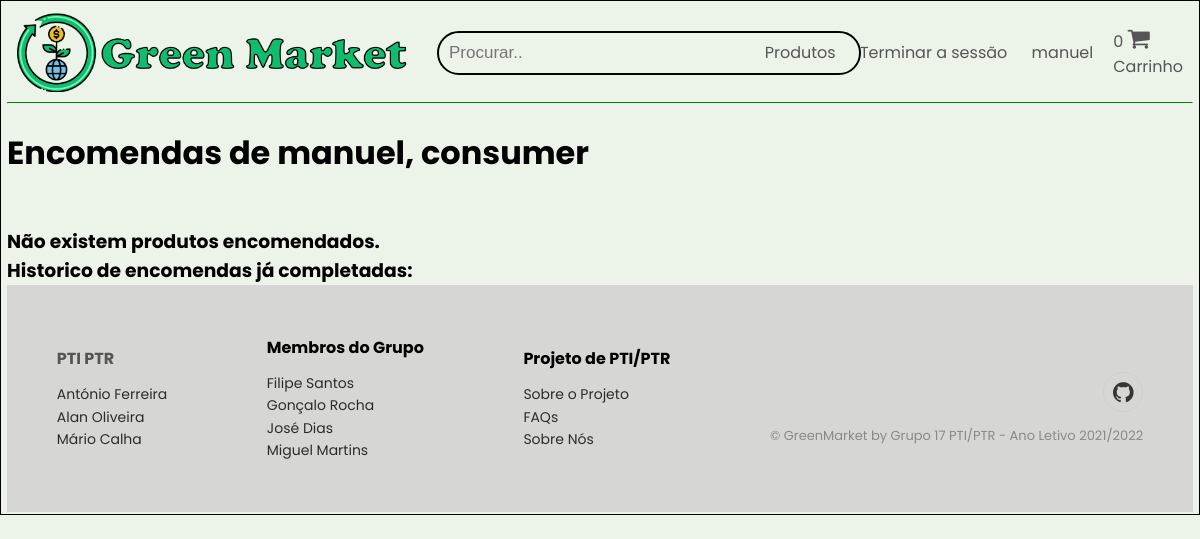
The app's page /php/c_orders.php (signed in), older data.
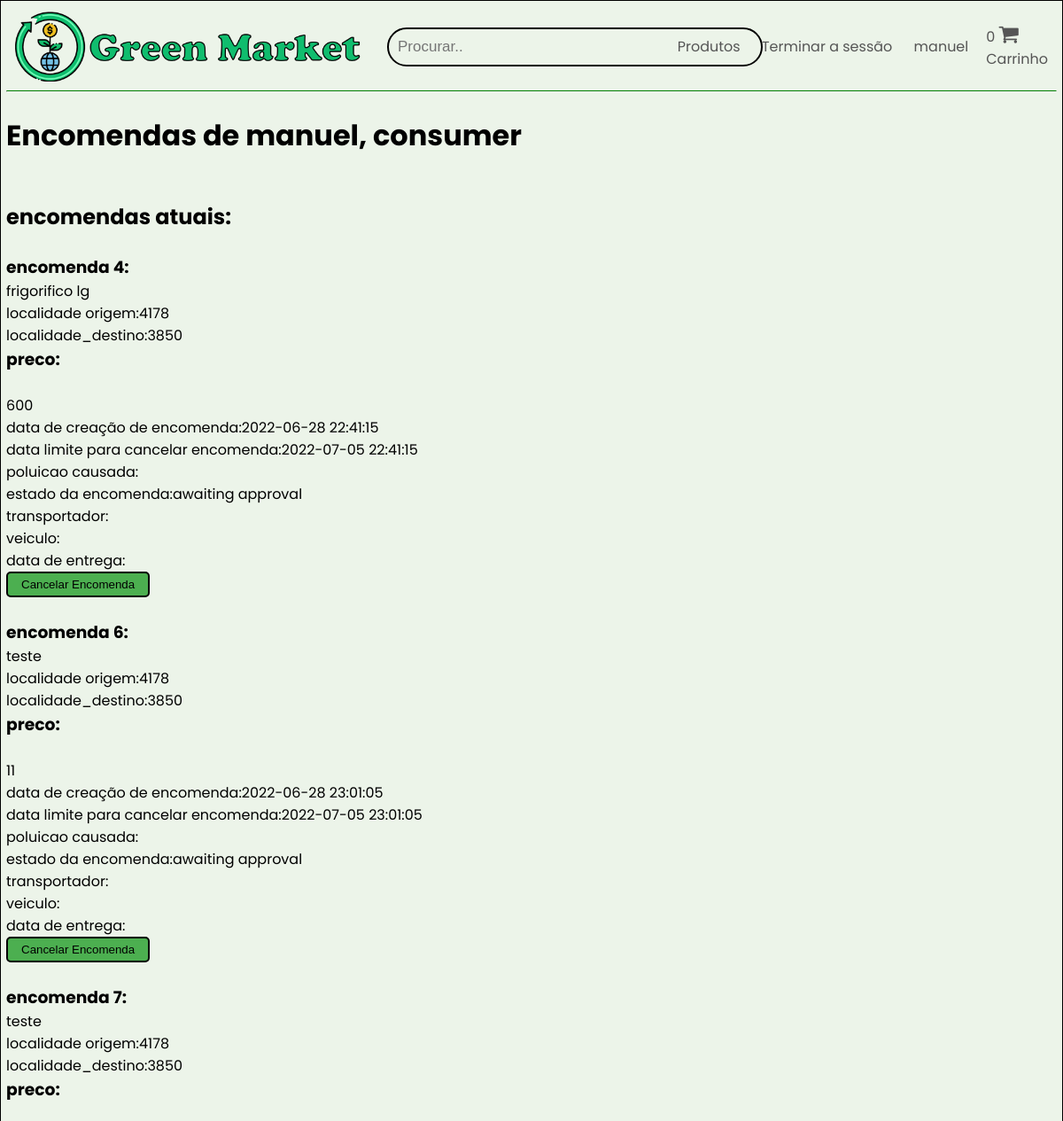
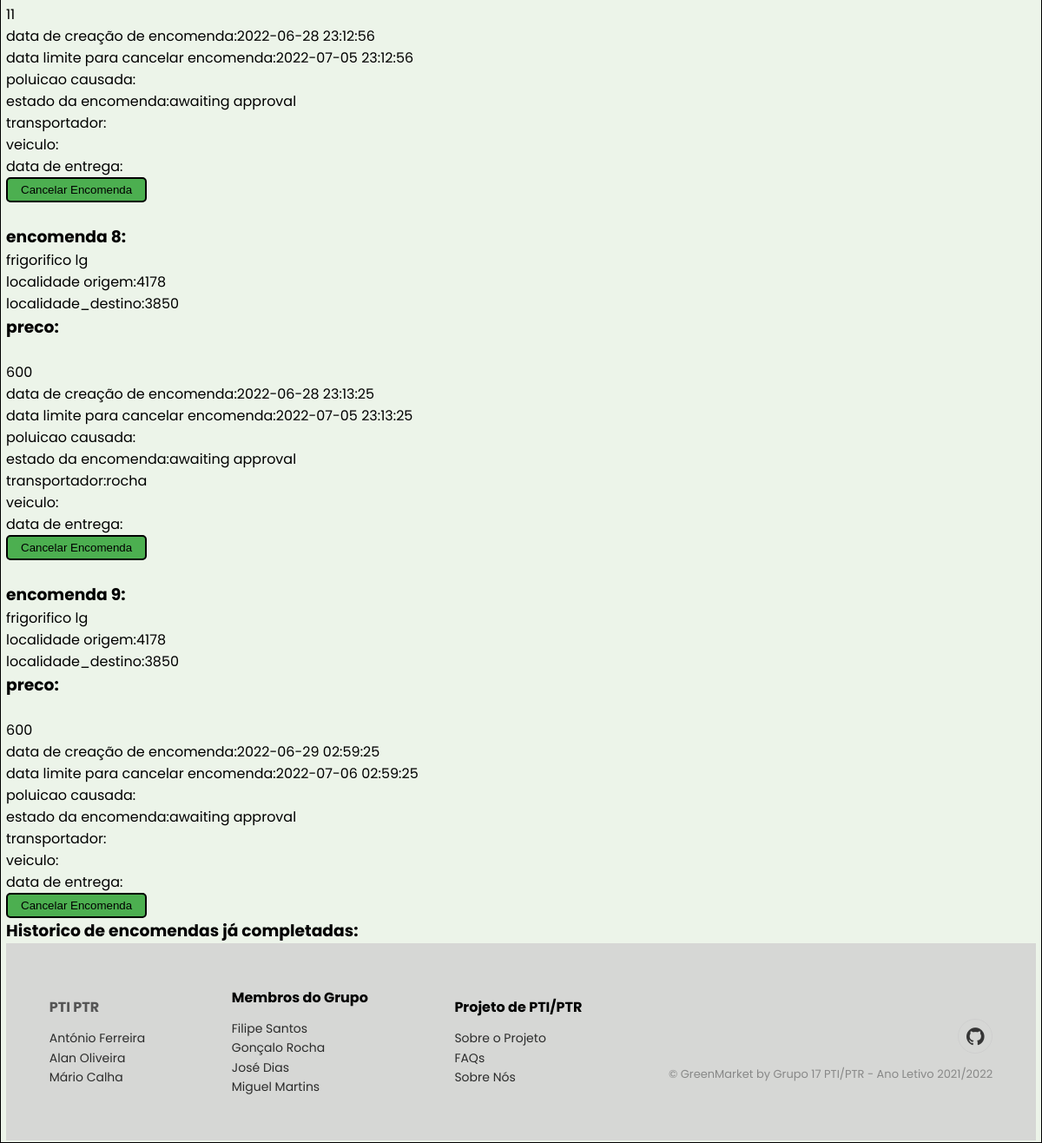
The same page, newer data (2 pictures, top to bottom).
### tables this page shows
CREATE TABLE `order_info` (
  `order_id` int NOT NULL AUTO_INCREMENT,
  `product_id` int DEFAULT NULL,
  `consumer_id` int DEFAULT NULL,
  `consumer_name` varchar(45) DEFAULT NULL,
  `supplier_id` int DEFAULT NULL,
  `product_name` varchar(45) DEFAULT NULL,
  `postalcode_origin` int DEFAULT NULL,
  `postalcode_destin` int DEFAULT NULL,
  `price` int DEFAULT NULL,
  `creation_date` datetime DEFAULT NULL,
  `cancelation_date` datetime DEFAULT NULL,
  `pollution` int DEFAULT NULL,
  `status` varchar(45) DEFAULT 'awaiting approval',
  `transporter_id` int DEFAULT NULL,
  `transporter_name` varchar(45) DEFAULT NULL,
  `vehicle_id` varchar(45) DEFAULT NULL,
  `vehicle_name` varchar(45) DEFAULT NULL,
  `delivery_date` datetime DEFAULT NULL,
  PRIMARY KEY (`order_id`)
);

### php/c_orders.php (the view, shortened to what this page needs)
<?php
include "openconn.php";
?>
<!DOCTYPE html>
<html lang="pt">
    <head>
        <link rel="stylesheet" type="text/css" href="../html/css/homepage.css">
        <link rel="stylesheet" href="https://cdn.jsdelivr.net/npm/@fortawesome/fontawesome-free@5.15.4/css/fontawesome.min.css">
        <link rel="stylesheet" href="https://stackpath.bootstrapcdn.com/font-awesome/4.7.0/css/font-awesome.min.css">
        <link rel="stylesheet" href="https://cdnjs.cloudflare.com/ajax/libs/ionicons/2.0.1/css/ionicons.min.css">
    </head>
    <body>
    <header class="header">
        <div class="container">
            <div class="navbar">
                <div class="logo">
                    <a href="../php/homepage.php"><img src="../html/imagens/logo.png" width="400px"></a>
                </div>
                <div class="search">
                    <input type="text" placeholder="Procurar..">
                </div>
                <?php if(isset($_SESSION['username'])):  ?>
                <nav>
                    <ul>
                        <li><a href="../php/products.php"> Produtos </a></li>
                        <li><a href="logout.php"> Terminar a sessão </a></li>
                        <li><a href="profile.php"> <?php echo $_SESSION["username"];?> </a></li>
                    </ul>
                </nav>
                <?php endif; ?>
                <?php if($_SESSION['usertype'] == "consumer"):?>
                <?php
                    $userid = $_SESSION['userid'];
                    $query = "SELECT * FROM cart_item WHERE consumer_id='$userid'";
                    $cnum = mysqli_query($conn, $query);
                    $numcitems = mysqli_num_rows($cnum);
                ?>
                    <a href="../php/cart.php" aria-label="<?php echo $numcitems; ?> items in cart" class="nav-a nav-a-2 nav-progressive-attribute" id="nav-cart">
                    <div id="nav-cart-count-container">
                        <span id="nav-cart-count" aria-hidden="true" class="nav-cart-count nav-cart-0 nav-progressive-attribute nav-progressive-content"><?php echo $numcitems; ?></span>
                        <i class="fa fa-shopping-cart" style="font-size:24px"></i>
                    </div>
                    <div id="nav-cart-text-container" class=" nav-progressive-attribute">
                        <span aria-hidden="true" class="nav-line-2">
                        Carrinho
                        </span>
                    </div>
                    </a>
                <?php elseif($_SESSION['usertype'] == "transporter"): ?>
                    <a href="../php/t_order.php"> Encomendas </a>
                <?php elseif($_SESSION['usertype'] == "supplier"): ?>
                    <a href="../php/s_order.php"> Encomendas </a>
                <?php endif ?>
            </div>
            <hr>
        </div>
    </header>
        <br>
        <h1> Encomendas de <?php echo $_SESSION['username']; ?>, <?php echo  $_SESSION["usertype"];?></h1>
        <br>
        <br>
        <?php
        $userid = $_SESSION['userid'];
        $query = "SELECT * FROM order_info WHERE consumer_id='$userid' AND status!='delivery completed'";
        $res = mysqli_query($conn, $query);
        if(mysqli_num_rows($res) > 0){
            echo "<h2> encomendas atuais: </h2>";
            while($row = mysqli_fetch_array($res)) {
                echo"<ul>";
                echo "<br>";
                echo"<li><h3>encomenda ".$row['order_id'].":</h3>";
                echo "<li>".$row['product_name'];
                echo "<li> localidade origem:";
                echo $row['postalcode_origin'];
                echo "<li> localidade_destino:";
                echo $row['postalcode_destin'];
                echo"<li><h3>preco:</h3><br>";
                echo $row['price'];
                echo "<li> data de creação de encomenda:";
                echo $row['creation_date'];
                echo "<li> data limite para cancelar encomenda:";
                echo $row['cancelation_date'];
                echo "<li> poluicao causada:";
                echo "<li> estado da encomenda:";
                echo $row['status'];
                echo "<li>transportador:";
                echo $row['transporter_name'];
                echo "<li>veiculo:";
                echo "<br>data de entrega:";
                echo "</ul>";
                $current_date =  date("Y-m-d H:i:s");
                $cancelation_date = $row['cancelation_date'];
                $diff_dates = date_diff(date_create($current_date) , date_create($cancelation_date));
                if($row['cancelation_date'] != NULL && $diff_dates -> format("%R%a days") <= 0 && $row['status'] == 'awaiting approval'){
        ?>
                <form action="c_order_delete.php" method="post">
                    <input type="submit" value="Cancelar Encomenda" name="encomendar">
                </form>
        <?php
                }
            }
        }elseif(mysqli_num_rows($res) == 0){
            echo "<h3> Não existem produtos encomendados. </h3>";
        }else{
            echo "<h3> erro a encontrar encomendas. </h3>";
        }
        ?>
        <h3>Historico de encomendas já completadas:</h3>
        <div class="footer-clean">
            <footer>
                <div class="container">
                    <div class="row justify-content-center">
                        <div class="col-sm-4 col-md-3 item">
                            <h3>
                                <a href="https://fenix.ciencias.ulisboa.pt/degrees/tecnologias-de-informacao-564500436615450/disciplina-curricular/2253530685505944">PTI</a>
                                <a href="https://fenix.ciencias.ulisboa.pt/degrees/tecnologias-de-informacao-564500436615450/disciplina-curricular/2253530685505943">PTR</a>
                            </h3>
                            <ul>
                                <li><a href="https://ciencias.ulisboa.pt/pt/perfil/amferreira">António Ferreira</a></li>
                                <li><a href="https://ciencias.ulisboa.pt/perfil/aodsa">Alan Oliveira</a></li>
                                <li><a href="https://ciencias.ulisboa.pt/pt/perfil/mcalha">Mário Calha</a></li>
                            </ul>
                        </div>
                        <div class="col-sm-4 col-md-3 item">
                            <h3>Membros do Grupo</h3>
                            <ul>
                                <li><a href="">Filipe Santos</a></li>
                                <li><a href="">Gonçalo Rocha</a></li>
                                <li><a href="">José Dias</a></li>
                                <li><a href="">Miguel Martins</a></li>
                            </ul>
                        </div>
                        <div class="col-sm-4 col-md-3 item">
                            <h3>Projeto de PTI/PTR</h3>
                            <ul>
                                <li><a href="../html/welcome.html">Sobre o Projeto</a></li>
                                <li><a href="#">FAQs</a></li>
                                <li><a href="#">Sobre Nós</a></li>
                            </ul>
                        </div>
                        <div class="col-lg-3 item social"><a href="https://github.com/ptiptr17/PTIPTR17_2021-2022"><i class="fa fa-github"></i></a>
                            <p class="copyright">© GreenMarket by Grupo 17 PTI/PTR - Ano Letivo 2021/2022</p>
                        </div>
                    </div>
                </div>
            </footer>
        </div>
    </body>
</html>

### html/css/homepage.css (style rules this page uses)
* { margin: 0; padding: 0; box-sizing: border-box; }
body { font-family: "Poppins", sans-serif; }
.navbar { display: flex; align-items: center; padding: 10px; }
nav { flex: 1; text-align: right; }
nav ul { display: inline-block; list-style-type: none; }
nav ul li { display: inline-block; margin-right: 20px; }
a { text-decoration: none; color: #555; }
p { color: #555; }
.container { max-width: 1300px; margin: auto; }
.row { display: flex; align-items:center; flex-wrap: wrap; justify-content: space-around; }
.search input[type=text] { padding: 10px; border: 2px solid black; font-size: 17px; margin-left: 20px; background-color: transparent; border-radius: 25px; width: 160%; }
hr { border-top: 1px solid green; }
.footer-clean { padding:50px 0; background-color:rgba(209, 209, 209, 0.829); color:#000000; }
.footer-clean h3 { margin-top:0; margin-bottom:12px; font-weight:bold; font-size:16px; }
.footer-clean ul { padding:0; list-style:none; line-height:1.6; font-size:14px; margin-bottom:0; }
.footer-clean ul a { color:inherit; text-decoration:none; opacity:0.8; }
.footer-clean .item.social { text-align:right; }
.footer-clean .item.social > a { font-size:24px; width:40px; height:40px; line-height:40px; display:inline-block; text-align:center; border-radius:50%; border:1px solid #ccc; margin-left:10px; margin-top:22px; color:inherit; opacity:0.75; }
.footer-clean .copyright { margin-top:14px; margin-bottom:0; font-size:13px; opacity:0.6; }

### php/c_orders.php (style rules this page uses)
body { background: #ecf4e9; padding: 2px 6px; border-collapse: separate; border: 1px solid #000; }
input[type=submit] { padding:5px 15px; background:#4CAF50; border: 2px solid black; border-radius: 5px; text-align: left; }
img { display: block; margin-left: auto; margin-right: auto }

Row changes from the older to the newer data that the page shows:
added order_info: order_id "4", product_name "frigorifico lg", postalcode_origin "4178", postalcode_destin "3850", price "600", creation_date "2022-06-28 22:41:15", cancelation_date "2022-07-05 22:41:15", status "awaiting approval"
added order_info: order_id "6", product_name "teste", postalcode_origin "4178", postalcode_destin "3850", price "11", creation_date "2022-06-28 23:01:05", cancelation_date "2022-07-05 23:01:05", status "awaiting approval"
added order_info: order_id "7", product_name "teste", postalcode_origin "4178", postalcode_destin "3850", price "11", creation_date "2022-06-28 23:12:56", cancelation_date "2022-07-05 23:12:56", status "awaiting approval"
added order_info: order_id "8", product_name "frigorifico lg", postalcode_origin "4178", postalcode_destin "3850", price "600", creation_date "2022-06-28 23:13:25", cancelation_date "2022-07-05 23:13:25", status "awaiting approval", transporter_name "rocha"
added order_info: order_id "9", product_name "frigorifico lg", postalcode_origin "4178", postalcode_destin "3850", price "600", creation_date "2022-06-29 02:59:25", cancelation_date "2022-07-06 02:59:25", status "awaiting approval"
Text that changed along with them:
text no longer shown: "Não existem produtos encomendados."
text now shown: "encomendas atuais:"
